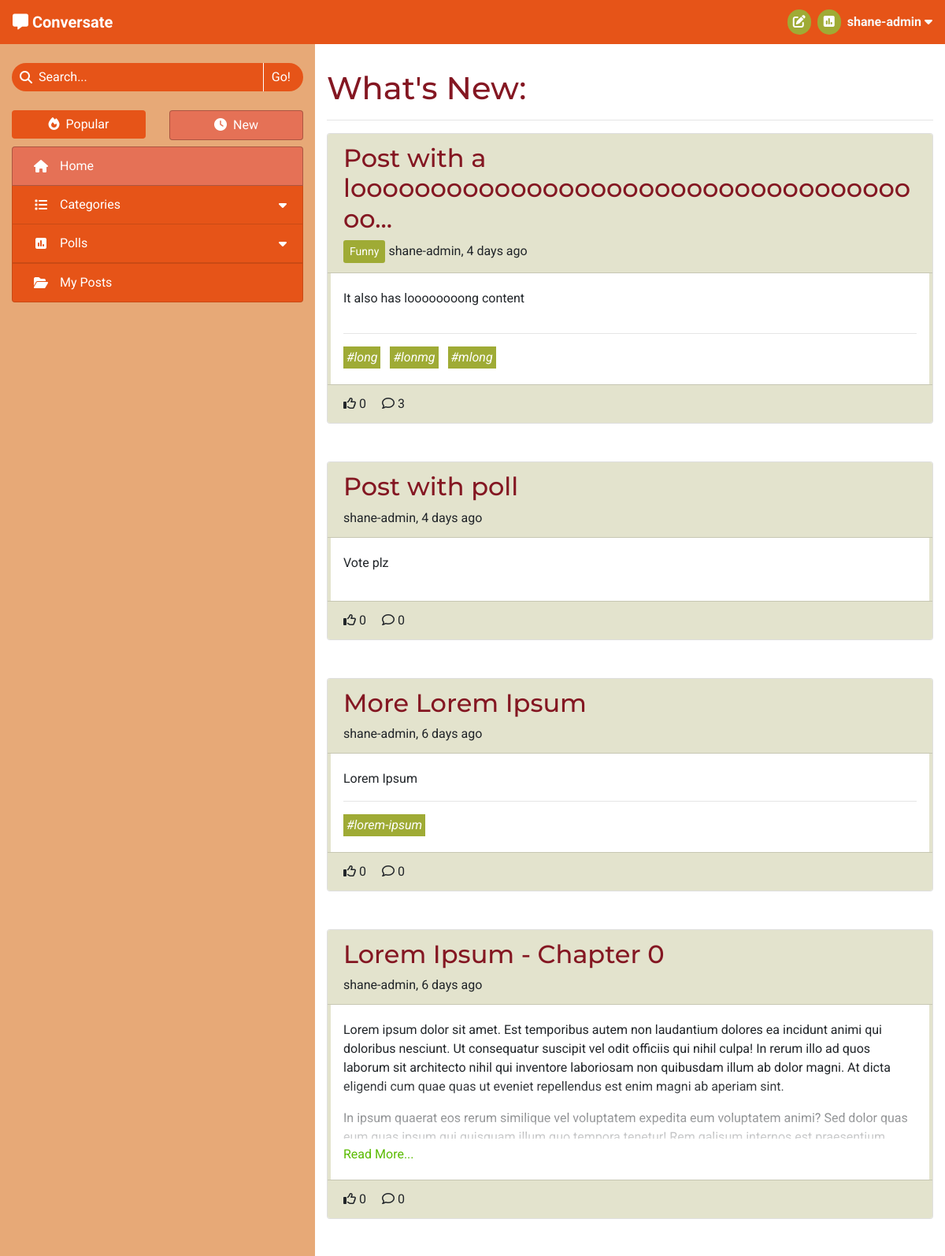
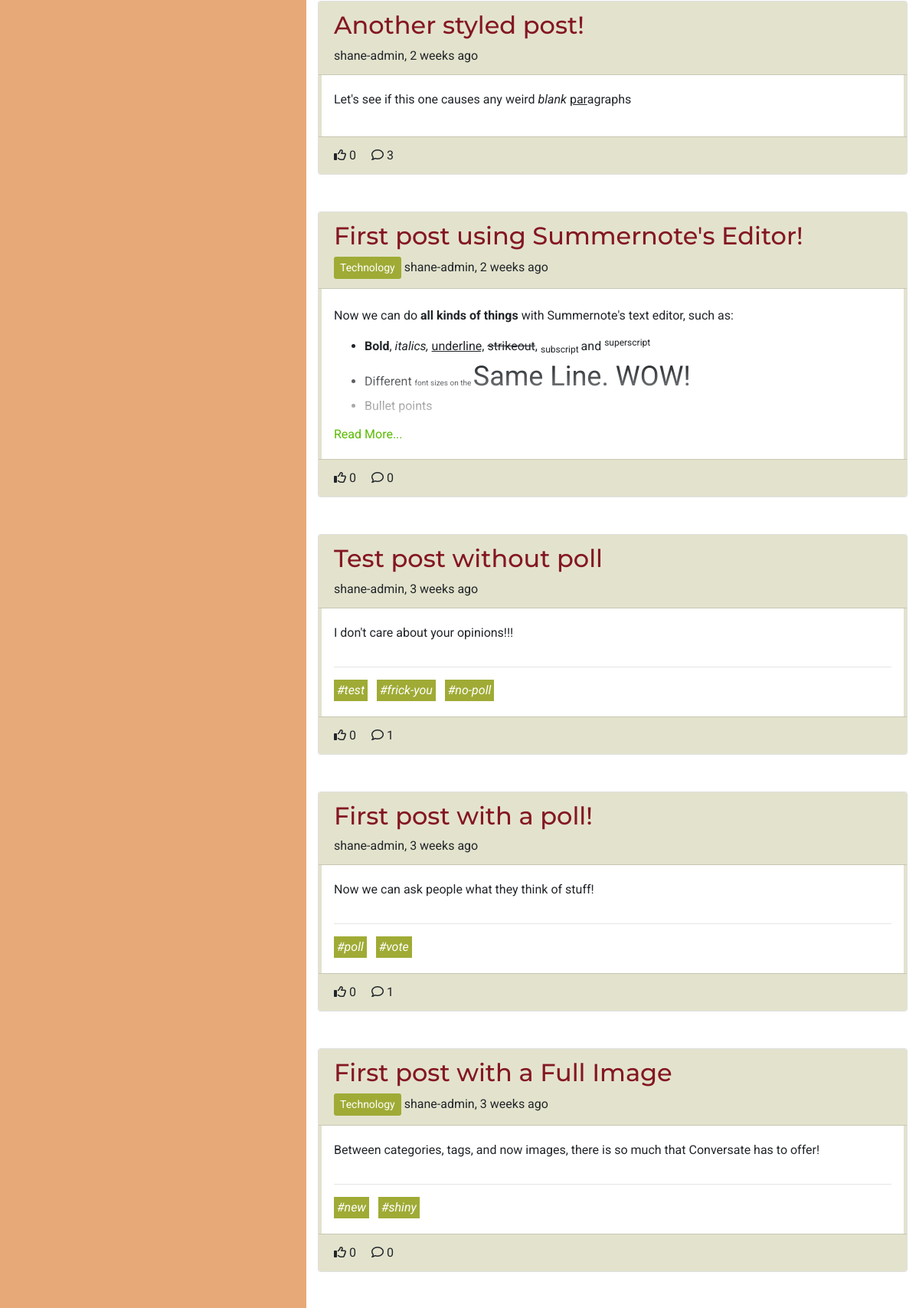
The app's page / (signed in, upper part) with its own data (2 pictures, top to bottom).
### forum/models.py (models this page shows, shortened)
class Post(models.Model):
    title = models.CharField(max_length=100)
    slug = models.SlugField(max_length=100, unique=True)
    category = models.ForeignKey(Category, on_delete=models.CASCADE,
                                 related_name='tagged_posts')
    image = CloudinaryField('image', blank=True)
    image_position = models.IntegerField(blank=True, null=True)
    posted_by = models.ForeignKey(User, on_delete=models.CASCADE,
                                  related_name='added_posts')
    posted_on = models.DateTimeField(auto_now_add=True)
    content = models.TextField()
    tags = models.CharField(max_length=200, blank=True)
    edited = models.BooleanField(default=False)
    likes = models.ManyToManyField(User, related_name='post_likes', blank=True)
    class Meta:
        ordering = ['-posted_on']
    def title_preview(self):
        if len(self.title) > 50:
            return f'{self.title[:50]}...'
        return self.title
    def number_of_likes(self):
        return self.likes.count()
    def number_of_comments(self):
        return self.comments.count()
    def tag_list(self):
        tags_separate = self.tags.split('#')
        tags_separate.pop(0)
        return tags_separate
    def time_elapsed(self):
        return get_time_elapsed(self.posted_on)

class Category(models.Model):
    name = models.CharField(max_length=30, unique=True)
    slug = models.SlugField(max_length=30, unique=True)
    icon = models.CharField(max_length=30, default="fa-tag")
    def __str__(self):
        return self.name
    def number_of_posts(self):
        return self.tagged_posts.count()

### forum/views.py (the view)
# urls.py: path('', views.ListPosts.as_view(), name='home'),
class ListPosts(View):
    def get(self, request):
        if not request.user.is_authenticated:
            return redirect('/accounts/login')
        posts = Post.objects.all()
        context = get_post_list_context(request, posts)
        user_profile = get_profile(request.user)
        if user_profile.sort_by_new:
            context['heading'] = "What's New"
        else:
            context['heading'] = "What's Popular"
        context['selected_tab'] = 'Home'
        return render(
            request,
            'post_list.html',
            context,
        )

### templates/post_list.html (shortened to what this page needs)
{% extends "base.html" %}
{% block content %}
<h1>{{ heading }}:</h1>
<hr>
{% if item_list %}
    <div id="list-of-posts" class="after-load">
        {% for post in item_list %}
            <div class="post card mb-5">
                <div class="card-header">
                    <div class="post-title">
                        <a href="{% url 'view_post' post.slug %}" class="anchor-no-style">
                            <h2 class="align-middle word-break">{{ post.title_preview }}</h2>
                        </a>
                    </div>
                    <div>
                        {% if post.category.slug != 'none' %}
                            <a href="{% url 'categories' post.category.slug %}"
                                class="btn btn-sm category align-middle">{{ post.category }}</a>
                        {% endif %}
                        <span>{{ post.posted_by }}, {{ post.time_elapsed }}</span>
                    </div>
                </div>
                <div class="card-body post-list-body">
                    <div class="post-list-body-inner">
                        <div class="post-preview">
                            <div class="post-preview-inner word-break">{{ post.content|safe }}</div>
                            <a class="post-anchor-overlay" href="{% url 'view_post' post.slug %}"></a>
                        </div>
                        <a class="read-more d-none mt-2" href="{% url 'view_post' post.slug %}">Read More...</a>
                        {% if post.tags %}
                            <div>
                                <hr>
                                {% for tag in post.tag_list %}
                                    <a class="tag-list-item mr-2 anchor-no-style" href="{% url 'search_tag' tag %}">
                                        <em class="word-break">#{{ tag }}</em>
                                    </a>
                                {% endfor %}
                            </div>
                        {% endif %}
                    </div>
                </div>
                <div class="card-footer">
                    {% if user in post.likes.all %}
                        <i class="fa-solid fa-thumbs-up"></i>
                    {% else %}
                        <i class="fa-regular fa-thumbs-up"></i>
                    {% endif %}
                    {{ post.number_of_likes }}
                    <i class="fa-regular fa-comment pl-3"></i>
                    {{ post.number_of_comments }}
                </div>
            </div>
        {% endfor %}
    </div>
{% endif %}
{% endblock content %}

### templates/base.html (shortened to what this page needs)
{% load static %}
<!DOCTYPE html>
<html lang="en">
<head>
    <link rel="stylesheet" href="https://cdn.jsdelivr.net/npm/bootstrap@4.6.2/dist/css/bootstrap.min.css"
>
    <link rel="stylesheet" href="{% static 'css/style.css' %}" type="text/css">
</head>
<body id="main-page">
    <header class="navbar navbar-expand-sm navbar-dark">
        <div>
            <a class="navbar-brand" href="{% url 'home' %}" aria-label="Go to the home page">
                <i class="fa-solid fa-message"></i>
                <strong class="d-none d-md-inline">Conversate</strong>
            </a>
        </div>
        <ul class="nav justify-content-end">
            {% if user.is_authenticated %}
                <li class="nav mr-3 mr-md-2">
                    <a class="nav-icon" href="{% url 'new_post' %}">
                        <i class="fa-solid fa-pen-to-square"></i>
                    </a>
                </li>
                <li class="nav mr-3 mr-md-2">
                    <a class="nav-icon" href="{% url 'new_poll' %}">
                        <i class="fa-solid fa-square-poll-vertical"></i>
                    </a>
                </li>
                <li class="nav dropdown center-to-container">
                    <span class="text-light d-none d-md-inline" data-toggle="dropdown" role="button"
                        aria-expanded="false" aria-label="User Information">
                        <strong>{{ user.username }}
                            <i class="fa-solid fa-caret-down"></i>
                        </strong>
                    </span>
                </li>
            {% else %}
                <li class="nav">
                    <a href="{% url 'account_login' %}" class="btn">Log In</a>
                </li>
            {% endif %}
        </ul>
    </header>
    <div>
        <div class="container-fluid">
            <div class="row">
                <div id="side-nav-large" class="d-none d-md-block col-4">
                    <nav id="side-nav-container">
                        <form action="{% url 'search_post' %}" method="GET" autocomplete="off">
                            <div class="search-bar mt-4" role="button" data-toggle="popover"
                                data-placement="bottom">
                                <div class="center-to-container">
                                    <i class="fa-solid fa-magnifying-glass"></i>
                                </div>
                                <input type="text" id="search-input" name="search_query"
                                    {% if search_result %} value="{{ search_result }}"{% endif %} placeholder="Search..." required>
                                <input type="submit" class="side-nav-btn" value="Go!">
                            </div>
                        </form>
                        <div class="container-fluid px-0 mt-4 mb-2">
                            <div class="row">
                                {% with request.path|add:"?"|add:request.GET.urlencode as current_path %}
                                <div class="col-6">
                                    {% if disable_sort %}
                                        <div>
                                    {% elif request.GET.urlencode %}
                                        <a href="{% url 'sort_posts' 0 current_path %}" class="anchor-no-style">
                                    {% else %}
                                        <a href="{% url 'sort_posts' 0 request.path %}" class="anchor-no-style">
                                    {% endif %}
                                        <div class="btn btn-block side-nav-btn
                                            {% if disable_sort %} disabled{% elif not user.profile.sort_by_new %} active{% endif %}">
                                            <i class="fa-solid fa-fire mr-lg-1"></i>
                                            Popular
                                        </div>
                                    {% if disable_sort %}
                                        </div>
                                    {% else %}
                                        </a>
                                    {% endif %}
                                </div>
                                <div class="col-6">
                                    {% if disable_sort %}
                                        <div>
                                    {% elif request.GET.urlencode %}
                                        <a href="{% url 'sort_posts' 1 current_path %}" class="anchor-no-style">
                                    {% else %}
                                        <a href="{% url 'sort_posts' 1 request.path %}" class="anchor-no-style">
                                    {% endif %}
                                        <div class="btn btn-block side-nav-btn
                                            {% if disable_sort %} disabled{% elif user.profile.sort_by_new %} active{% endif %}">
                                            <i class="fa-solid fa-clock mr-lg-1"></i>
                                            New
                                        </div>
                                    {% if disable_sort %}
                                        </div>
                                    {% else %}
                                        </a>
                                    {% endif %}
                                </div>
                                {% endwith %}
                            </div>
                        </div>
                        <div class="list-group side-nav accordion" id="side-nav-list">
                            <a class="list-group-item list-group-item-action side-nav-btn
                                {% if selected_tab == 'Home' %} active{% endif %}" href="{% url 'home' %}">
                                <i class="fa-solid fa-house center-to-container"></i>
                                <span class="d-inline-block ml-lg-2">Home</span>
                            </a>
                            <a id="category-collapse" class="list-group-item list-group-item-action side-nav-btn clickable
                                {% if 'Categories' in selected_tab %} active{% endif %}" data-toggle="collapse"
                                href="#side-nav-categories" role="button" aria-expanded="false" aria-controls="side-nav-categories">
                                <i class="fa-solid fa-list center-to-container"></i>
                                <div class="ml-lg-2">Categories</div>
                                <i class="fa-solid fa-caret-down center-to-container"></i>
                            </a>
                            <a id="poll-list-collapse" class="list-group-item list-group-item-action side-nav-btn clickable
                                {% if 'Polls' in selected_tab %} active{% endif %}" data-toggle="collapse"
                                href="#side-nav-polls" role="button" aria-expanded="false" aria-controls="side-nav-polls">
                                <i class="fa-solid fa-square-poll-vertical center-to-container"></i>
                                <div class="ml-lg-2">Polls</div>
                                <i class="fa-solid fa-caret-down center-to-container"></i>
                            </a>
                            <a class="list-group-item list-group-item-action side-nav-btn clickable
                                {% if selected_tab == 'My Posts' %} active{% endif %}"
                                href="{% url 'my_posts' %}">
                                <i class="fa-solid fa-folder-open center-to-container"></i>
                                <span class="d-inline-block ml-lg-2">My Posts</span>
                            </a>
                        </div>
                    </nav>
                </div>
                <div id="main-content" class="col col-md-8">
                    <section>
                        {% block content %}
                        {% endblock content %}
                    </section>
                </div>
            </div>
        </div>
    </div>
</body>
</html>

### records on screen
Post: title_preview "Post with a looooooooooooooooooooooooooooooooooooo...", category "Funny", posted_by "shane-admin", time_elapsed "4 days ago", content "It also has loooooooong content", tag_list "long" "lonmg" "mlong", number_of_likes "0", number_of_comments "3"
Post: title_preview "Post with poll", posted_by "shane-admin", time_elapsed "4 days ago", content "Vote plz", number_of_likes "0", number_of_comments "0"
Post: title_preview "More Lorem Ipsum", posted_by "shane-admin", time_elapsed "6 days ago", content "Lorem Ipsum", tag_list "lorem-ipsum", number_of_likes "0", number_of_comments "0"
Post: title_preview "Lorem Ipsum - Chapter 0", posted_by "shane-admin", time_elapsed "6 days ago", content "Lorem ipsum dolor sit amet. Est temporibus autem non laudantium dolores ea incidunt animi qui doloribus nesciunt. Ut consequatur suscipit vel odit officiis qui nihil culpa! In rerum illo ad quos laborum sit architecto nihil qui inventore laboriosam non quibusdam illum ab dolor magni. At dicta eligendi cum quae quas ut eveniet repellendus est enim magni ab aperiam sint. In ipsum quaerat eos rerum similique vel voluptatem expedita eum voluptatem animi? Sed dolor quas…", number_of_likes "0", number_of_comments "0"
Post: title_preview "Another styled post!", posted_by "shane-admin", time_elapsed "2 weeks ago", content "Let's see if this one causes any weird blank par agraphs", number_of_likes "0", number_of_comments "3"
Post: title_preview "First post using Summernote's Editor!", category "Technology", posted_by "shane-admin", time_elapsed "2 weeks ago", content "Now we can do all kinds of things with Summernote's text editor, such as: Bold , italics, underline, strikeout , subscript and superscript Different font sizes on the Same Line. WOW! Bullet points", number_of_likes "0", number_of_comments "0"
Post: title_preview "Test post without poll", posted_by "shane-admin", time_elapsed "3 weeks ago", content "I don't care about your opinions!!!", tag_list "test" "frick-you" "no-poll", number_of_likes "0", number_of_comments "1"
Post: title_preview "First post with a poll!", posted_by "shane-admin", time_elapsed "3 weeks ago", content "Now we can ask people what they think of stuff!", tag_list "poll" "vote", number_of_likes "0", number_of_comments "1"
Post: title_preview "First post with a Full Image", category "Technology", posted_by "shane-admin", time_elapsed "3 weeks ago", content "Between categories, tags, and now images, there is so much that Conversate has to offer!", tag_list "new" "shiny", number_of_likes "0", number_of_comments "0"

### other values on screen
{{ user.username }} "shane-admin"
{{ heading }} "What's New"
